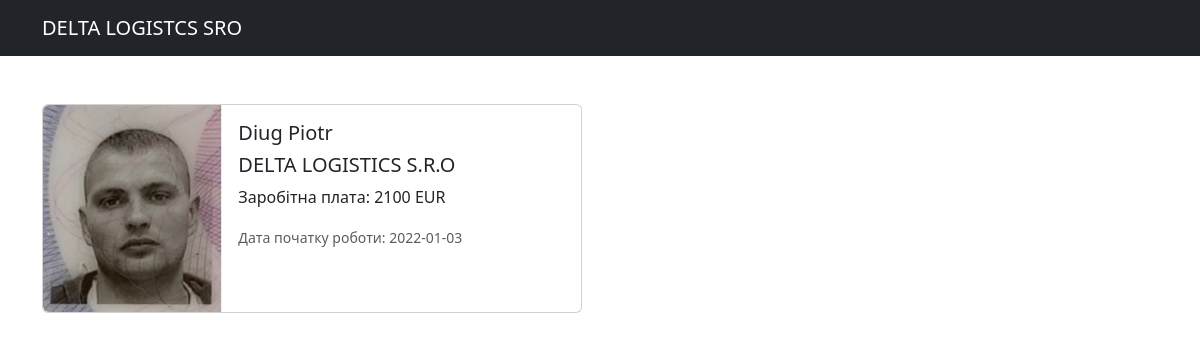
The page /delta/2 on the database its author committed.
### delta_app/models.py (models this page shows, shortened)
class Driver(models.Model):
    full_name = models.CharField(max_length=50)
    company = models.CharField(max_length=50, blank=True)
    start_date = models.CharField(max_length=50, blank=True)
    salary = models.CharField(max_length=4, blank=True)

### delta_app/views.py (the view)
# urls.py: path('<int:driver_id>', views.get_driver, name='driver')
def get_driver(request, driver_id):
    driver = get_object_or_404(Driver, pk=driver_id)
    return render(request, "delta/single_driver.html", {"driver": driver})

### templates/delta/single_driver.html (shortened to what this page needs)
{% extends 'base.html' %}
{% load static %}
{% block content %}
<div class="card mb-3 mt-5" style="max-width: 540px;">
  <div class="row g-0">
    <div class="col-md-4">
      <img src="{% static '/images/bereziuk.png' %}" class="img-fluid rounded-start" alt="bereziuk">
    </div>
    <div class="col-md-8">
      <div class="card-body">
        <h5 class="card-title">{{ driver.full_name }}</h5>
        <h5 class="card-title">{{ driver.company }}</h5>
        <p class="card-text">Заробітна плата: {{ driver.salary }} EUR</p>
        <p class="card-text"><small class="text-body-secondary">Дата початку роботи: {{ driver.start_date }}</small></p>
      </div>
    </div>
  </div>
</div>
{% endblock %}

### rows shown on the page
Driver: full_name "Diug Piotr", company "DELTA LOGISTICS S.R.O", salary "2100", start_date "2022-01-03"
